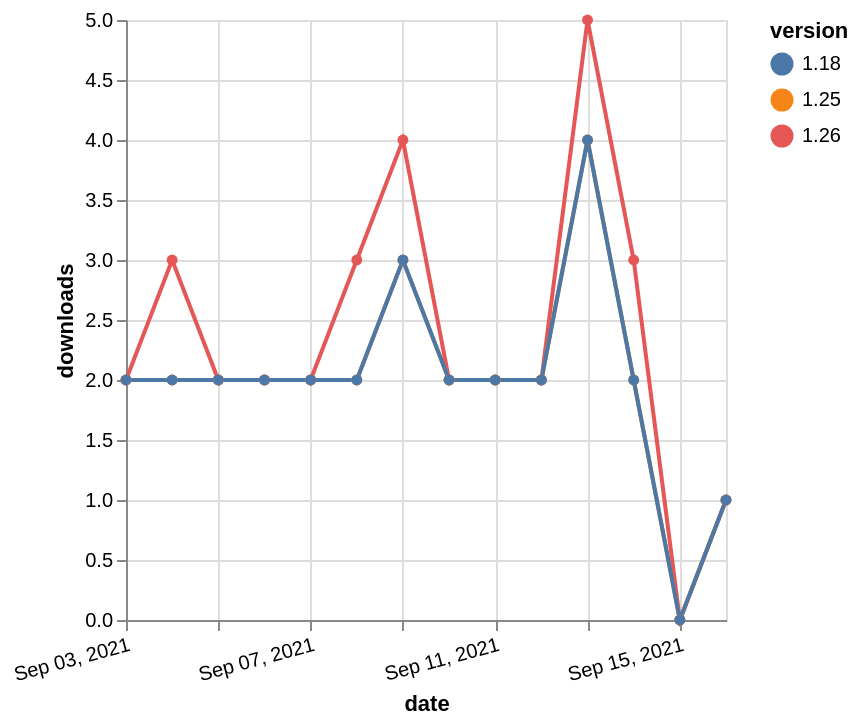

This figure's Vega-Lite source:
### Vega-Lite specification from a JSON file in a GitHub repository (floating-point values rounded to 4 significant figures)
{"$schema": "https://vega.github.io/schema/vega-lite/v5.json", "description": "A simple bar chart with embedded data.", "data": {"values": [{"date": "2021-09-03", "total": 2305, "delta": 2, "version": "1.26"}, {"date": "2021-09-04", "total": 2308, "delta": 3, "version": "1.26"}, {"date": "2021-09-05", "total": 2310, "delta": 2, "version": "1.26"}, {"date": "2021-09-06", "total": 2312, "delta": 2, "version": "1.26"}, {"date": "2021-09-07", "total": 2314, "delta": 2, "version": "1.26"}, {"date": "2021-09-08", "total": 2317, "delta": 3, "version": "1.26"}, {"date": "2021-09-09", "total": 2321, "delta": 4, "version": "1.26"}, {"date": "2021-09-10", "total": 2323, "delta": 2, "version": "1.26"}, {"date": "2021-09-11", "total": 2325, "delta": 2, "version": "1.26"}, {"date": "2021-09-12", "total": 2327, "delta": 2, "version": "1.26"}, {"date": "2021-09-13", "total": 2332, "delta": 5, "version": "1.26"}, {"date": "2021-09-14", "total": 2335, "delta": 3, "version": "1.26"}, {"date": "2021-09-15", "total": 2335, "delta": 0, "version": "1.26"}, {"date": "2021-09-16", "total": 2336, "delta": 1, "version": "1.26"}, {"date": "2021-09-03", "total": 2235, "delta": 2, "version": "1.25"}, {"date": "2021-09-04", "total": 2237, "delta": 2, "version": "1.25"}, {"date": "2021-09-05", "total": 2239, "delta": 2, "version": "1.25"}, {"date": "2021-09-06", "total": 2241, "delta": 2, "version": "1.25"}, {"date": "2021-09-07", "total": 2243, "delta": 2, "version": "1.25"}, {"date": "2021-09-08", "total": 2245, "delta": 2, "version": "1.25"}, {"date": "2021-09-09", "total": 2248, "delta": 3, "version": "1.25"}, {"date": "2021-09-10", "total": 2250, "delta": 2, "version": "1.25"}, {"date": "2021-09-11", "total": 2252, "delta": 2, "version": "1.25"}, {"date": "2021-09-12", "total": 2254, "delta": 2, "version": "1.25"}, {"date": "2021-09-13", "total": 2258, "delta": 4, "version": "1.25"}, {"date": "2021-09-14", "total": 2260, "delta": 2, "version": "1.25"}, {"date": "2021-09-15", "total": 2260, "delta": 0, "version": "1.25"}, {"date": "2021-09-16", "total": 2261, "delta": 1, "version": "1.25"}, {"date": "2021-09-03", "total": 2521, "delta": 2, "version": "1.18"}, {"date": "2021-09-04", "total": 2523, "delta": 2, "version": "1.18"}, {"date": "2021-09-05", "total": 2525, "delta": 2, "version": "1.18"}, {"date": "2021-09-06", "total": 2527, "delta": 2, "version": "1.18"}, {"date": "2021-09-07", "total": 2529, "delta": 2, "version": "1.18"}, {"date": "2021-09-08", "total": 2531, "delta": 2, "version": "1.18"}, {"date": "2021-09-09", "total": 2534, "delta": 3, "version": "1.18"}, {"date": "2021-09-10", "total": 2536, "delta": 2, "version": "1.18"}, {"date": "2021-09-11", "total": 2538, "delta": 2, "version": "1.18"}, {"date": "2021-09-12", "total": 2540, "delta": 2, "version": "1.18"}, {"date": "2021-09-13", "total": 2544, "delta": 4, "version": "1.18"}, {"date": "2021-09-14", "total": 2546, "delta": 2, "version": "1.18"}, {"date": "2021-09-15", "total": 2546, "delta": 0, "version": "1.18"}, {"date": "2021-09-16", "total": 2547, "delta": 1, "version": "1.18"}]}, "width": "container", "mark": {"type": "line", "point": {"filled": true}}, "encoding": {"x": {"field": "date", "type": "temporal", "timeUnit": "yearmonthdate", "title": "date", "axis": {"labelAngle": -15}}, "y": {"field": "delta", "type": "quantitative", "title": "downloads"}, "color": {"field": "version", "type": "nominal"}, "tooltip": {"field": "delta"}}}
